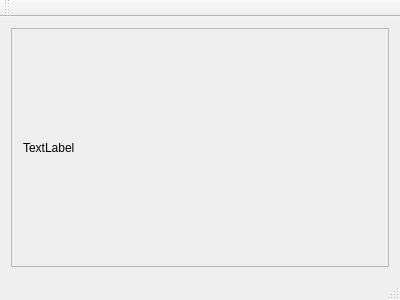
<?xml version="1.0" encoding="UTF-8"?>
<ui version="4.0">
 <class>MainWindow</class>
 <widget class="QMainWindow" name="MainWindow">
  <property name="geometry">
   <rect>
    <x>0</x>
    <y>0</y>
    <width>400</width>
    <height>300</height>
   </rect>
  </property>
  <property name="windowTitle">
   <string>MainWindow</string>
  </property>
  <widget class="QWidget" name="centralWidget">
   <layout class="QVBoxLayout" name="verticalLayout_2">
    <item>
     <widget class="QScrollArea" name="scrollArea">
      <property name="widgetResizable">
       <bool>true</bool>
      </property>
      <widget class="QWidget" name="scrollAreaWidgetContents">
       <property name="geometry">
        <rect>
         <x>0</x>
         <y>0</y>
         <width>386</width>
         <height>237</height>
        </rect>
       </property>
       <layout class="QVBoxLayout" name="verticalLayout_3">
        <item>
         <widget class="QLabel" name="label">
          <property name="text">
           <string>TextLabel</string>
          </property>
         </widget>
        </item>
       </layout>
      </widget>
     </widget>
    </item>
   </layout>
  </widget>
  <widget class="QMenuBar" name="menuBar">
   <property name="geometry">
    <rect>
     <x>0</x>
     <y>0</y>
     <width>400</width>
     <height>17</height>
    </rect>
   </property>
  </widget>
  <widget class="QToolBar" name="mainToolBar">
   <attribute name="toolBarArea">
    <enum>TopToolBarArea</enum>
   </attribute>
   <attribute name="toolBarBreak">
    <bool>false</bool>
   </attribute>
  </widget>
  <widget class="QStatusBar" name="statusBar"/>
 </widget>
 <layoutdefault spacing="6" margin="11"/>
 <resources/>
 <connections/>
</ui>
